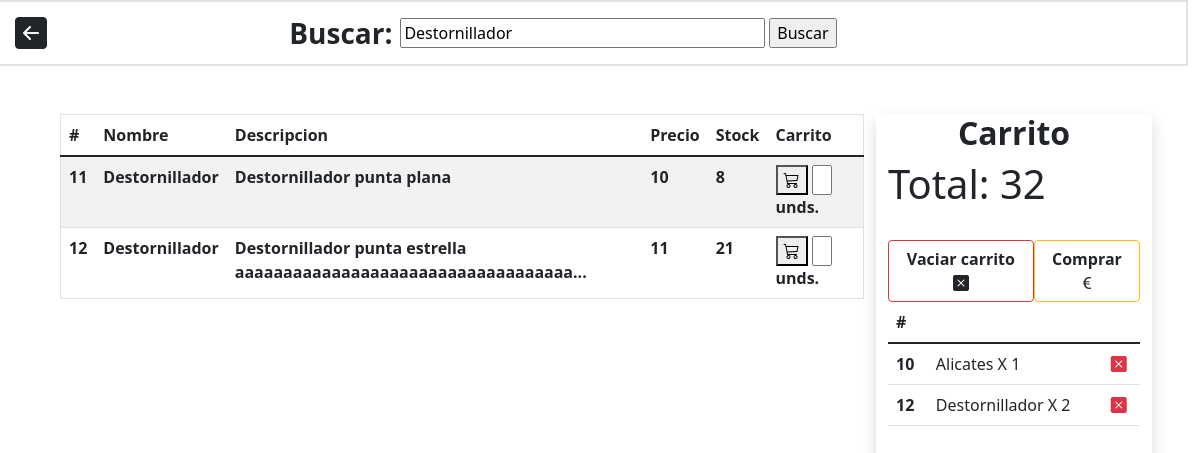
The app's page /proyecto/funciones/venta/vender/vender.php?busqueda=Destornillador (signed in) with its own data.
### tables this page shows
CREATE TABLE `item` (
  `id_item` int(4) NOT NULL,
  `nombre` varchar(50) NOT NULL,
  `descripcion` varchar(500) NOT NULL,
  `precio` double NOT NULL,
  `stock` int(4) NOT NULL
);

CREATE TABLE `ventaitem` (
  `id_item` int(11) NOT NULL,
  `id_venta` int(11) NOT NULL,
  `cantidad` int(6) NOT NULL
);

### proyecto/clases/conexion.php (called while the page is built, shortened)
<?php
class Conexion{
    private static $instancia = null;
    public ?PDO $conexion = null;
    private function __construct(){
        $this->conexion = new PDO("mysql:host=localhost;dbname=proyecto", "root", "");
    }
    public static function crearConexion():Conexion|Exception{
        if (self::$instancia==null) {
            try {
                self::$instancia = new Conexion();
            } catch (PDOException $e) {
                return $e;
            }
        }
        return self::$instancia;
    }
    public function hacerConsulta($query, ...$parametros):array{
        $prep = $this->conexion->prepare($query);
        for ($i=1; $i < count($parametros)+1; $i++) {
            $prep->bindValue($i, $parametros[$i-1]);
        }
        $prep->execute();
        $res=[];
        for ($i=0; $i < $prep->rowCount(); $i++) {
            $res[$i]=$prep->fetchObject();
        }
        return $res;
    }
}

### proyecto/clases/item.php (called while the page is built, shortened)
<?php
require_once("conexion.php");
class Item{
    public function getId(){
        return $this->id;
    }
    public static function buscarItem(string $item):array{
        if ($item!=null) {
            $conexion = Conexion::crearConexion();
            $query = "SELECT * FROM `item` WHERE nombre LIKE ?";
            $resultado = $conexion->hacerConsulta($query, $item);
            $items = [];
            foreach ($resultado as $item) {
                $nuevo = new Item($item->id_item, $item->nombre, $item->descripcion, $item->precio, $item->stock);
                array_push($items, $nuevo);
            }
            return $items;
        }
        return [];
    }
    public static function buscarItemId(int $id_item):?Item{
        if ($id_item!=null) {
            $conexion = Conexion::crearConexion();
            $query = "SELECT * FROM `item` WHERE id_item = ?";
            $item = $conexion->hacerConsulta($query, $id_item);
            $item = $item[0];
            $nuevo = new Item($item->id_item, $item->nombre, $item->descripcion, $item->precio, $item->stock);
            return $nuevo;
        }
        return null;
    }
}

### proyecto/clases/venta.php (called while the page is built, shortened)
<?php
require_once("conexion.php");
require_once("item.php");
    class Venta{
        private Conexion $conexion;
        public function __construct(private int $id_empleado, private $valor=0, private $fecha="", private $id=null){
            $this->conexion = Conexion::crearConexion();
        }
        public static function recuperarInstanciaVenta($idVenta):Venta{
            $conexion = Conexion::crearConexion();
            $query = "SELECT * FROM `venta` WHERE id_venta = ?; ";
            $res = $conexion->hacerConsulta($query, $idVenta);
            $res = $res[0];
            return new Venta($res->id_empleado, $res->valor, $res->fecha, $res->id_venta);
        }
        public function consultarVentaItem():array{
            $query = "SELECT * FROM `ventaItem` WHERE id_venta = ?; ";
            return $this->conexion->hacerConsulta($query, $this->id);
        }
        public function obtenerValor():array{
            $query = "SELECT SUM(I.precio*VI.cantidad) AS total FROM ventaitem VI JOIN item I ON VI.id_item = I.id_item WHERE VI.id_venta=?;";
            return $this->conexion->hacerConsulta($query, $this->id);
        }
    }

### proyecto/funciones/venta/vender/vender.php (the view, shortened to what this page needs)
<?php
require_once("../../../clases/item.php");
require_once("../../../clases/venta.php");
?>
<!DOCTYPE html>
<html lang="en">
<head>
    <link href="https://cdn.jsdelivr.net/npm/bootstrap@5.1.3/dist/css/bootstrap.min.css" rel="stylesheet">
    <link rel="stylesheet" href="https://cdn.jsdelivr.net/npm/bootstrap-icons@1.7.1/font/bootstrap-icons.css">
</head>
<header class="row border border-2 w-100">
    <form class="col-1" action="../../atras/atras.php">
        <button class="btn"><i class="bi bi-arrow-left-square-fill fs-2"></i></button>
    </form>
    <div class="d-flex justify-content-center align-items-center col-10">
        <span class="fs-3 fw-bold me-2">Buscar: </span>
        <form method="GET" class="w-50">
            <input class="w-75" id="input" name="busqueda" type="text" value=<?= $_GET['busqueda']??"" ?>>
            <input id="buscar" type="submit" value="Buscar">
        </form>
    </div>
</header>
<body>
    <div class="row mt-5 ms-5 me-5">
        <div class="col-9 d-flex flex-column align-items-center">
                <table class="border table table-striped">
                    <thead>
                        <tr>
                            <th scope="col">#</th>
                            <th scope="col">Nombre</th>
                            <th scope="col">Descripcion</th>
                            <th scope="col">Precio</th>
                            <th scope="col">Stock</th>
                            <th scope="col">Carrito</th>
                        </tr>
                    </thead>
                    <tbody>
                        <?php
                    if (isset($_GET["busqueda"])) {
                        $resultado = Item::buscarItem("%".$_GET["busqueda"]."%");
                        listar($resultado);
                    }
                    else{
                        $resultado = Item::buscarItem("%");
                        listar($resultado);
                    }
                    function listar($datos){
                        foreach($datos as $item){ ?>
                    <tr>
                        <th scope="col"><?= $item->getId() ?></th>
                        <th scope="col"><?= $item->nombre ?></th>
                        <th scope="col">
                            <?php echo strlen($item->descripcion)>65 ? substr($item->descripcion,0,65)."..." :  $item->descripcion; ?>
                        </th>
                        <th scope="col"><?= $item->precio ?></th>
                        <th scope="col"><?= $item->stock ?></th>
                        <th scope="col">
                            <form action="carrito.php">
                                <button type="submit">
                                    <i class="bi bi-cart3"></i>
                                </button>
                                <input required min=1 max="<?= $item->stock ?>" class="w-25" id="unidades" name="unidades" type="number">
                                <label for="unidades"> unds.</label>
                            </form>
                        </th>
                    </tr>
                    <?php
                }
            }
            ?>
                    </tbody>
                </table>
    </div>
    <div class="col-3 shadow rounded overflow-auto" style="height: 40rem">
        <h2 class="text-center"><b>Carrito</b></h2>
        <?php
            if (isset($_SESSION["carrito"]) && $_SESSION["carrito"]!=null) {
                ?>
                <table class="table ">
                <thead>
                    <tr>
                        <th scope="col">#</th>
                        <th scope="col"></th>
                        <th scope="col"></th>
                    </tr>
                </thead>
                <tbdy>
                <?php
                $venta = Venta::recuperarInstanciaVenta($_SESSION["carrito"]);
                $carrito = $venta->consultarVentaItem();
                foreach($carrito as $ventaItem){
                    $item = Item::buscarItemId($ventaItem->id_item);
                    ?>
                    <tr>
                        <th scope="row"><?= $item->getId() ?></th>
                        <td><?= $item->nombre ?> X <?= $ventaItem->cantidad ?></td>
                        <td>
                            <a class="text-danger" href="quitarItem.php?busqueda=<?= $_GET['busqueda']??"" ?>&&eliminar=<?= $item->getId() ?>">
                                <i class="bi bi-x-square-fill"></i>
                            </a>
                        </td>
                    </tr>
                <?php } ?>
                </tbdy>
                <h1>Total: <?= $venta->obtenerValor()[0]->total ?? 0 ?></h1>
                <br>
                <div class="d-flex justify-content-around">
                    <a class="btn btn-outline-danger text-dark" href="vaciarCarrito.php"><b>Vaciar carrito <i class="bi bi-x-square-fill"></i></b></a>
                    <a class="btn btn-outline-warning text-dark" href="comprar.php?"<?= $_GET['busqueda']??"" ?>>
                        <b>Comprar<i class="bi bi-currency-euro"></i></b>
                    </a>
                </div>
                <?php } ?>
            </div>
</div>
</body>
</html>

### records on screen
item: id_item "11", nombre "Destornillador", descripcion "Destornillador punta plana", precio "10", stock "8"
item: id_item "12", nombre "Destornillador", descripcion "Destornillador punta estrella aaaaaaaaaaaaaaaaaaaaaaaaaaaaaaaaaaa", precio "11", stock "21"
ventaitem: Id "10", id_item.nombre "Alicates", cantidad "1"
ventaitem: id_item.id_item "12", id_item.nombre "Destornillador", cantidad "2"

### other values on screen
$venta->obtenerValor()[0]->total "32"
